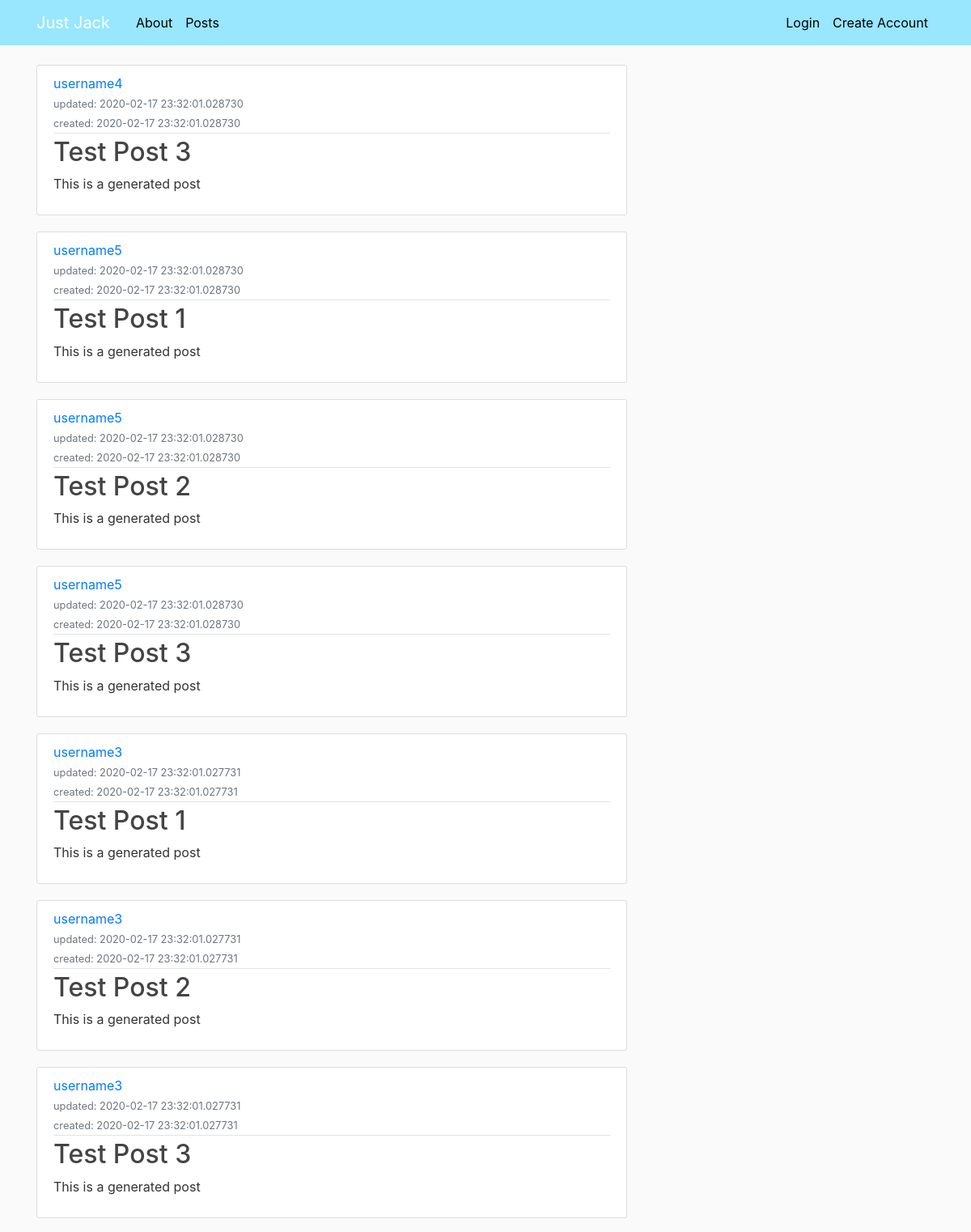
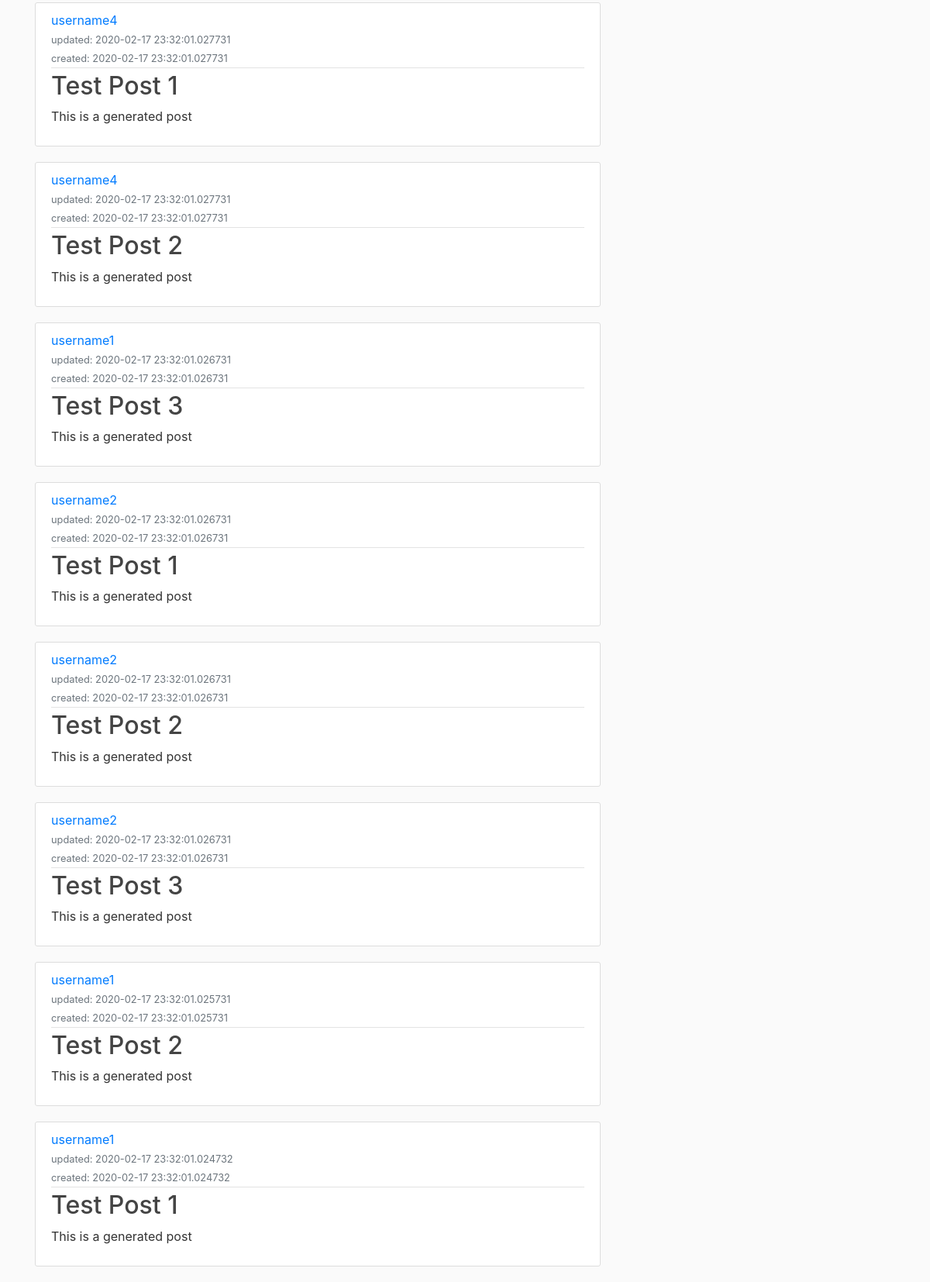
Page /posts on the earlier database version (2 pictures, top to bottom).
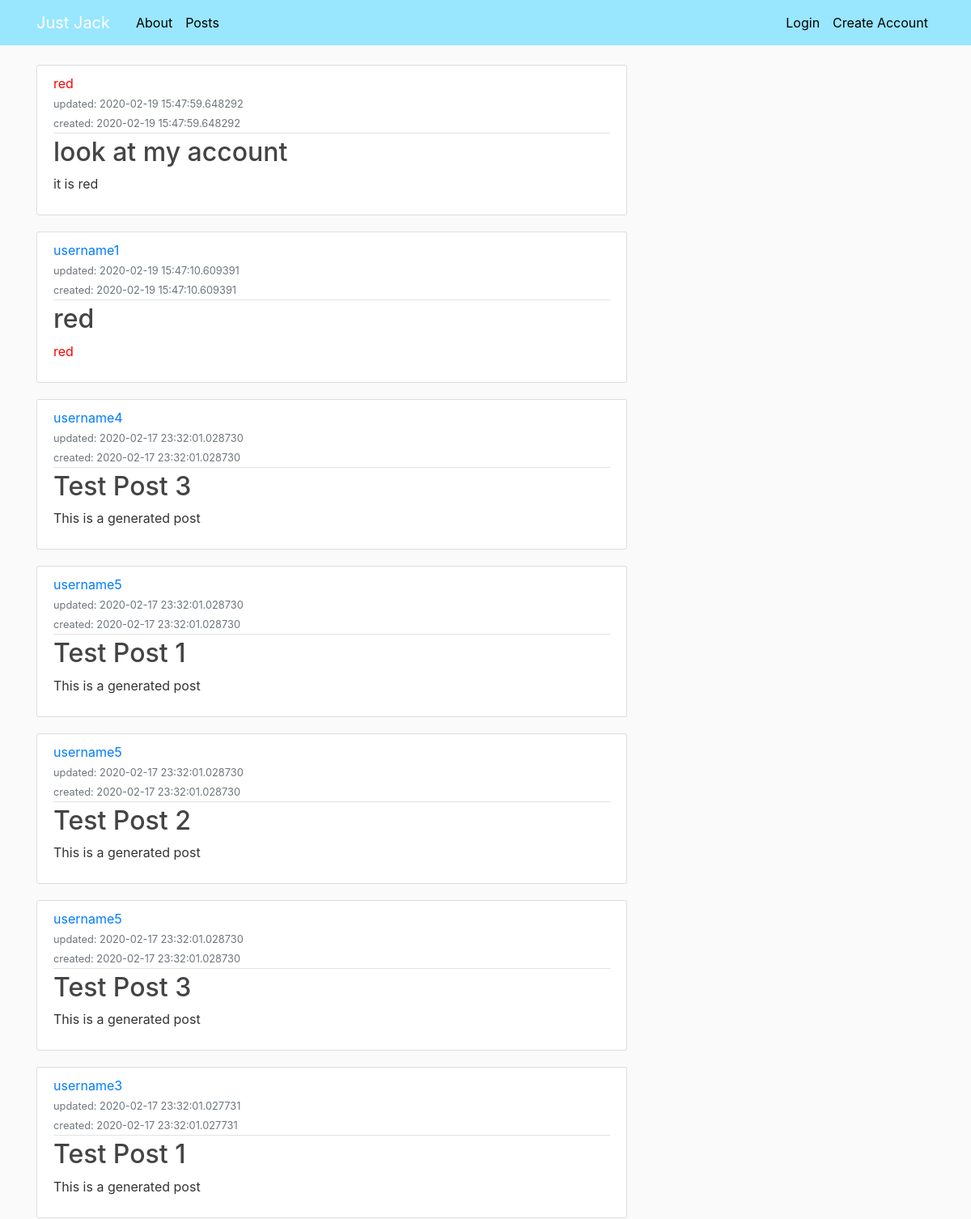
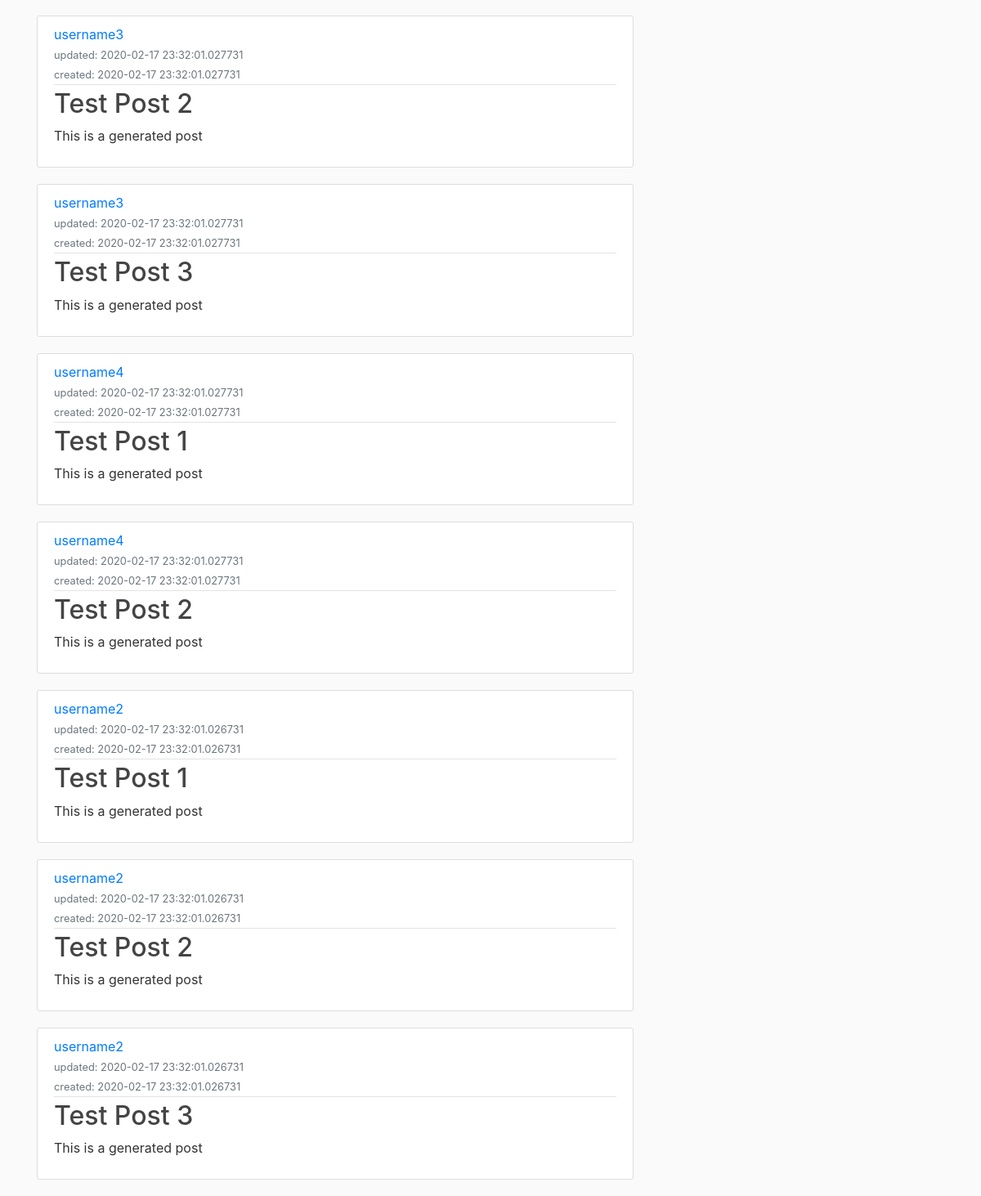
Same page on the later database version (2 pictures, top to bottom).
### blogsite/models.py (models this page shows, shortened)
class User(db.Model):
    id = db.Column(db.Integer, primary_key=True)
    username = db.Column(db.String(64), unique=True, nullable=False)
    password = db.Column(db.String(128), nullable=False)
    posts = db.relationship('Post', backref='author')

class Post(db.Model):
    id = db.Column(db.Integer, primary_key=True)
    user_id = db.Column(db.Integer, db.ForeignKey('user.id'), nullable=False)
    title = db.Column(db.String(32), nullable=False)
    body = db.Column(db.String(256), nullable=False)
    create_time = db.Column(db.DateTime, default=datetime.utcnow, nullable=False)
    update_time = db.Column(db.DateTime, default=datetime.utcnow, onupdate=datetime.utcnow, nullable=False)

### blogsite/routes.py (the view)
@app.route('/posts')
def posts():
    all_posts = []
    post_usernames = {}
    raw_sql = 'SELECT * FROM post ORDER BY update_time DESC'
    all_posts = db.session.execute(raw_sql).fetchall()
    for p in all_posts:
        raw_sql = 'SELECT username FROM user WHERE id="{}"'.format(p.user_id)
        p_user = db.session.execute(raw_sql).first()
        if p_user:
            post_usernames[p.id] = p_user.username
    return render_template('posts.html', posts=all_posts, post_usernames=post_usernames, title='Posts')

### blogsite/templates/posts.html (shortened to what this page needs)
{% extends "base.html" %}
{% block content %}
    {% for post in posts %}
        <article class="media content-section">
            <div class="media-body">
                <div class="article-metadata">
                    <a class="mr-2" href="{{ url_for('posts_user_username', user_username=post_usernames[post.id]|safe) }}">{{ post_usernames[post.id]|safe }}</a>
                    <br>
                    <small class="text-muted">updated: {{ post.update_time|safe }}</small>
                    <br>
                    <small class="text-muted">created: {{ post.create_time|safe }}</small>
                </div>
                <h2><a class="article-title" href="{{ url_for('posts_post_id', post_id=post.id) }}">{{ post.title|safe }}</a></h2>
                <p class="article-content">{{ post.body|safe }}</p>
            </div>
        </article>
    {% endfor %}
{% endblock content %}

### blogsite/templates/base.html (shortened to what this page needs)
<!DOCTYPE html>
<html>
<head>
    <link rel="stylesheet" href="https://stackpath.bootstrapcdn.com/bootstrap/4.3.1/css/bootstrap.min.css">
    <link rel="stylesheet" type="text/css" href="{{ url_for('static', filename='main.css') }}">
</head>
<body>
    <header class="site-header">
        <nav class="navbar navbar-expand-md navbar-dark bg-steel fixed-top">
            <div class="container">
                <a class="navbar-brand mr-4" href="{{ url_for('about') }}">Just Jack</a>
                <div class="collapse navbar-collapse" id="navbarToggle">
                    <div class="navbar-nav mr-auto">
                        <a class="nav-item nav-link" href="{{ url_for('about') }}">About</a>
                        <a class="nav-item nav-link" href="{{ url_for('posts') }}">Posts</a>
                    </div>
                    <div class="navbar-nav ml-auto">
                        {% if session['user_id'] %}
                            {% if session['user_username'] %}
                                <a class="nav-item nav-link" href="{{ url_for('posts_user_username', user_username=session['user_username']|safe) }}">{{ session['user_username']|safe }}</a>
                            {% endif %}
                            <a class="nav-item nav-link" href="{{ url_for('logout') }}">Logout</a>
                        {% else %}
                            <a class="nav-item nav-link" href="{{ url_for('login') }}">Login</a>
                            <a class="nav-item nav-link" href="{{ url_for('register') }}">Create Account</a>
                        {% endif %}
                    </div>
                </div>
            </div>
        </nav>
    </header>
    <main role="main" class="container">
        <div class="row">
            <div class="col-md-8">
                {% block content %}{% endblock %}
            </div>
        </div>
    </main>
</body>
</html>

### blogsite/static/main.css (style rules this page uses)
body { background: #fafafa; color: #333333; margin-top: 5rem; }
h1, h2, h3, h4, h5, h6 { color: #444444; }
.bg-steel { background-color: #99e6ff; }
.site-header .navbar-nav .nav-link { color: black !important; }
.content-section { background: #ffffff; padding: 10px 20px; border: 1px solid #dddddd; border-radius: 3px; margin-bottom: 20px; }
.article-title { color: #444444; }
.article-content { white-space: pre-line; }
.article-metadata { padding-bottom: 1px; margin-bottom: 4px; border-bottom: 1px solid #e3e3e3 }

Differences in the rows shown:
removed Post: {{ post_usernames[post.id]|safe }} "username1", update_time "2020-02-17 23:32:01.026731", create_time "2020-02-17 23:32:01.026731", title "Test Post 3", body "This is a generated post"
removed Post: {{ post_usernames[post.id]|safe }} "username1", update_time "2020-02-17 23:32:01.025731", create_time "2020-02-17 23:32:01.025731", title "Test Post 2", body "This is a generated post"
removed Post: id.username "username1", update_time "2020-02-17 23:32:01.024732", create_time "2020-02-17 23:32:01.024732", title "Test Post 1", body "This is a generated post"
added Post: update_time "2020-02-19 15:47:59.648292", create_time "2020-02-19 15:47:59.648292", title "look at my account", body "it is red"
added User: username "red"
added Post: {{ post_usernames[post.id]|safe }} "username1", update_time "2020-02-19 15:47:10.609391", create_time "2020-02-19 15:47:10.609391", title "red", body "red"
